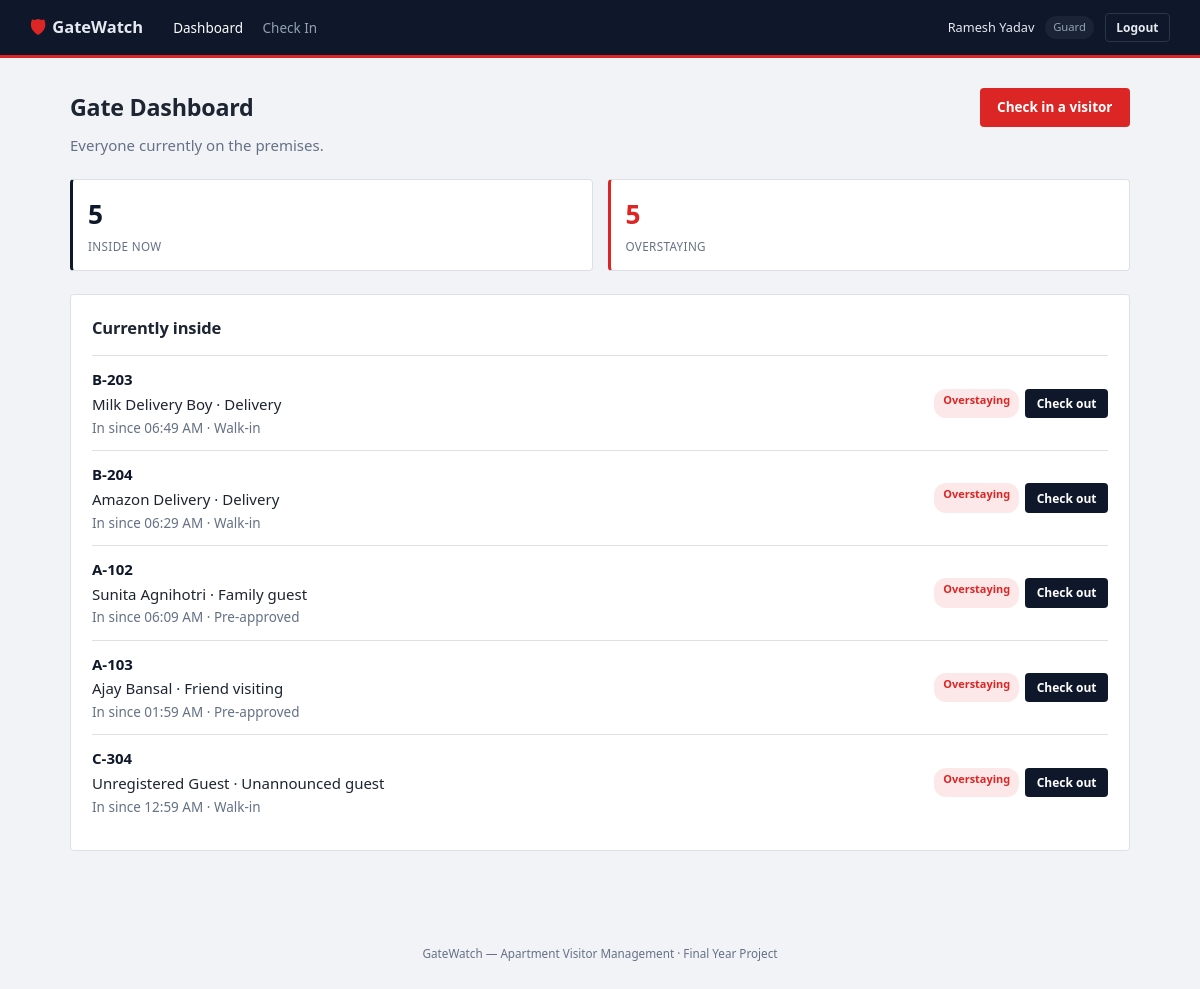
Screenshot of /index.php?route=guard/dashboard (signed in) with the database file from the repository.
### tables this page shows
CREATE TABLE visitor_logs (
    id                INT AUTO_INCREMENT PRIMARY KEY,
    gate_pass_id      INT NULL,
    flat_id           INT NOT NULL,
    visitor_name      VARCHAR(100) NOT NULL,
    visitor_phone     VARCHAR(20) NULL,
    purpose           VARCHAR(255) NULL,
    photo_note        VARCHAR(255) NULL,
    checked_in_at     DATETIME NOT NULL,
    checked_in_by     INT NOT NULL,
    checked_out_at    DATETIME NULL,
    checked_out_by    INT NULL,
    created_at        TIMESTAMP NOT NULL DEFAULT CURRENT_TIMESTAMP,
    FOREIGN KEY (gate_pass_id) REFERENCES gate_passes(id) ON DELETE SET NULL,
    FOREIGN KEY (flat_id) REFERENCES flats(id),
    FOREIGN KEY (checked_in_by) REFERENCES users(id),
    FOREIGN KEY (checked_out_by) REFERENCES users(id),
    KEY idx_visitor_logs_flat (flat_id),
    KEY idx_visitor_logs_checked_out (checked_out_at),
    KEY idx_visitor_logs_checked_in_at (checked_in_at)
);

CREATE TABLE flats (
    id            INT AUTO_INCREMENT PRIMARY KEY,
    block         VARCHAR(10) NOT NULL,
    number        VARCHAR(10) NOT NULL,
    floor         INT NULL,
    created_at    TIMESTAMP NOT NULL DEFAULT CURRENT_TIMESTAMP,
    UNIQUE KEY uniq_block_number (block, number)
);

### app/controllers/GuardController.php (called while the page is built, shortened)
<?php
require_once __DIR__ . '/../models/VisitorLog.php';
class GuardController
{
    public function dashboard(): void
    {
        $insideNow = VisitorLog::currentlyInside();
        $overstaying = array_filter($insideNow, fn($row) => VisitorLog::isOverstaying($row));
        require __DIR__ . '/../views/guard/dashboard.php';
    }
}

### public/index.php (called while the page is built, shortened)
<?php
require_once __DIR__ . '/../core/helpers.php';
require_once __DIR__ . '/../core/Database.php';
require_once __DIR__ . '/../app/models/VisitorLog.php';
require_once __DIR__ . '/../app/controllers/GuardController.php';
$router = new Router();
$router->get('login', fn() => (new AuthController())->showLogin());
$router->post('login', fn() => (new AuthController())->login());
$router->post('logout', fn() => (new AuthController())->logout());
$router->get('admin/dashboard', fn() => (new AdminController())->dashboard());
$router->get('admin/flats', fn() => (new AdminController())->flats());
$router->post('admin/flats/store', fn() => (new AdminController())->flatStore());
$router->post('admin/flats/update', fn() => (new AdminController())->flatUpdate());
$router->post('admin/flats/delete', fn() => (new AdminController())->flatDelete());
$router->get('admin/residents', fn() => (new AdminController())->residents());
$router->post('admin/residents/store', fn() => (new AdminController())->residentStore());
$router->post('admin/residents/status', fn() => (new AdminController())->residentStatus());
$router->get('admin/guards', fn() => (new AdminController())->guards());
$router->post('admin/guards/store', fn() => (new AdminController())->guardStore());
$router->post('admin/guards/status', fn() => (new AdminController())->guardStatus());
$router->get('admin/visitor-log', fn() => (new AdminController())->visitorLog());
$router->get('guard/dashboard', fn() => (new GuardController())->dashboard());
$router->get('guard/checkin', fn() => (new GuardController())->checkInForm());
$router->post('guard/checkin/lookup', fn() => (new GuardController())->lookupCode());
$router->post('guard/checkin/code', fn() => (new GuardController())->checkInByCode());
$router->post('guard/checkin/walkin', fn() => (new GuardController())->checkInWalkIn());
$router->post('guard/checkout', fn() => (new GuardController())->checkOut());
$router->get('resident/dashboard', fn() => (new ResidentController())->dashboard());
$router->get('resident/preapprove', fn() => (new ResidentController())->preapproveForm());
$router->post('resident/preapprove/store', fn() => (new ResidentController())->preapproveStore());
$router->post('resident/preapprove/cancel', fn() => (new ResidentController())->preapproveCancel());
$router->get('resident/history', fn() => (new ResidentController())->history());
$route = $_GET['route'] ?? '';
$router->dispatch($_SERVER['REQUEST_METHOD'], $route);

### core/Router.php (called while the page is built, shortened)
<?php
class Router
{
    private array $routes = ['GET' => [], 'POST' => []];
    public function get(string $route, callable $handler): void
    {
        $this->routes['GET'][$route] = $handler;
    }
    public function post(string $route, callable $handler): void
    {
        $this->routes['POST'][$route] = $handler;
    }
    public function dispatch(string $method, string $route): void
    {
        $handler = $this->routes[$method][$route] ?? null;
        try {
            $handler();
        } catch (Throwable $e) {
            error_log($e->getMessage());
            http_response_code(500);
            require __DIR__ . '/../app/views/errors/500.php';
        }
    }
}

### config/database.php (called while the page is built)
<?php
return [
    'host'     => '127.0.0.1',
    'port'     => 3306,
    'database' => 'apartment_visitor_management',
    'username' => 'root',
    'password' => '',
    'charset'  => 'utf8mb4',
];

### core/Database.php (called while the page is built)
<?php
class Database
{
    private static ?PDO $instance = null;
    public static function connect(): PDO
    {
        if (self::$instance === null) {
            $config = require __DIR__ . '/../config/database.php';
            $dsn = sprintf(
                'mysql:host=%s;port=%d;dbname=%s;charset=%s',
                $config['host'],
                $config['port'],
                $config['database'],
                $config['charset']
            );
            self::$instance = new PDO($dsn, $config['username'], $config['password'], [
                PDO::ATTR_ERRMODE            => PDO::ERRMODE_EXCEPTION,
                PDO::ATTR_DEFAULT_FETCH_MODE => PDO::FETCH_ASSOC,
                PDO::ATTR_EMULATE_PREPARES   => false,
            ]);
        }
        return self::$instance;
    }
}

### app/models/VisitorLog.php (called while the page is built, shortened)
<?php
require_once __DIR__ . '/../../core/Database.php';
class VisitorLog
{
    public static function currentlyInside(): array
    {
        $stmt = Database::connect()->query(
            self::baseSelect() . ' WHERE vl.checked_out_at IS NULL ORDER BY vl.checked_in_at DESC'
        );
        return $stmt->fetchAll();
    }
    public static function overstayThreshold(array $row): int
    {
        if (!empty($row['gate_pass_id']) && !empty($row['expected_end'])) {
            return strtotime($row['expected_end']);
        }
        return strtotime($row['checked_in_at']) + self::WALKIN_MAX_STAY_HOURS * 3600;
    }
    public static function isOverstaying(array $row): bool
    {
        return empty($row['checked_out_at']) && time() > self::overstayThreshold($row);
    }
    private static function baseSelect(): string
    {
        return 'SELECT vl.*, f.block, f.number, gp.expected_end, gp.expected_start,
                        cib.name AS checked_in_by_name, cob.name AS checked_out_by_name
                 FROM visitor_logs vl
                 JOIN flats f ON f.id = vl.flat_id
                 LEFT JOIN gate_passes gp ON gp.id = vl.gate_pass_id
                 JOIN users cib ON cib.id = vl.checked_in_by
                 LEFT JOIN users cob ON cob.id = vl.checked_out_by';
    }
}

### core/helpers.php (called while the page is built, shortened)
<?php
function e(?string $value): string
{
    return htmlspecialchars($value ?? '', ENT_QUOTES, 'UTF-8');
}
function format_time(?string $datetime): string
{
    $ts = strtotime($datetime);
    return $ts === false ? '-' : date('h:i A', $ts);
}

### app/views/guard/dashboard.php (the view, shortened to what this page needs)
<?php $pageTitle = 'Dashboard'; require __DIR__ . '/../partials/header.php'; require __DIR__ . '/../partials/navbar.php'; ?>
<main class="page">
    <div class="card-head">
        <h1>Gate Dashboard</h1>
        <a class="btn btn-accent" href="/index.php?route=guard/checkin">Check in a visitor</a>
    </div>
    <p class="page-sub">Everyone currently on the premises.</p>
    <div class="stat-grid">
        <div class="stat-tile"><span class="stat-value"><?= count($insideNow) ?></span><span class="stat-label">Inside Now</span></div>
        <div class="stat-tile stat-alert"><span class="stat-value"><?= count($overstaying) ?></span><span class="stat-label">Overstaying</span></div>
    </div>
    <div class="card">
        <div class="card-head"><h2>Currently inside</h2></div>
        <?php if (empty($insideNow)): ?>
            <p class="empty-state">No visitors on the premises right now.</p>
        <?php else: ?>
            <?php foreach ($insideNow as $row): $over = VisitorLog::isOverstaying($row); ?>
                <div class="inside-row">
                    <div class="inside-row-main">
                        <span class="inside-row-flat"><?= e($row['block'] . '-' . $row['number']) ?></span>
                        <span><?= e($row['visitor_name']) ?><?php if (!empty($row['purpose'])): ?> &middot; <?= e($row['purpose']) ?><?php endif; ?></span>
                        <span class="muted">In since <?= format_time($row['checked_in_at']) ?> &middot; <?= $row['gate_pass_id'] ? 'Pre-approved' : 'Walk-in' ?></span>
                    </div>
                    <div class="row-actions">
                        <?php if ($over): ?><span class="badge badge-overstay">Overstaying</span><?php endif; ?>
                        <form method="POST" action="/index.php?route=guard/checkout" class="inline-form">
                            <button type="submit" class="btn btn-primary btn-sm">Check out</button>
                        </form>
                    </div>
                </div>
            <?php endforeach; ?>
        <?php endif; ?>
    </div>
</main>
<?php require __DIR__ . '/../partials/footer.php'; ?>

### public/assets/css/style.css (style rules this page uses)
:root { --bg: #f1f3f6; --bg-elevated: #ffffff; --bg-card: #ffffff; --border: #dde1e7; --text: #1c2531; --text-muted: #647186; --accent: #dc2626; --accent-dark: #b91c1c; --accent-contrast: #ffffff; --slate: #0f172a; --slate-elevated: #1a2436; --slate-border: #2a3648; --slate-text: #e6eaf0; --slate-text-muted: #93a0b4; --danger: #dc2626; --danger-bg: #fce8e8; --success: #15803d; --success-bg: #e2f5e8; --warning: #b45309; --warning-bg: #fdf1dc; --info: #475569; --info-bg: #eaedf1; --radius: 4px; --font: 'Segoe UI', system-ui, -apple-system, Roboto, sans-serif; --mono: 'Consolas', 'SFMono-Regular', Menlo, monospace; }
* { box-sizing: border-box; }
html, body { margin: 0; padding: 0; background: var(--bg); color: var(--text); font-family: var(--font); font-size: 15px; line-height: 1.5; }
a { color: var(--accent); text-decoration: none; }
h1, h2, h3 { font-weight: 600; margin: 0 0 0.5em; letter-spacing: -0.01em; }
h1 { font-size: 1.55rem; }
h2 { font-size: 1.1rem; }
.muted { color: var(--text-muted); font-size: 0.9em; }
.btn { display: inline-block; padding: 0.55rem 1.1rem; border-radius: var(--radius); border: 1px solid transparent; font-size: 0.9rem; font-weight: 600; cursor: pointer; font-family: inherit; }
.btn-primary { background: var(--slate); color: #fff; }
.btn-accent { background: var(--accent); color: #fff; }
.btn-sm { padding: 0.35rem 0.7rem; font-size: 0.8rem; }
.inline-form { display: inline-block; margin: 0; }
.page { max-width: 1120px; margin: 0 auto; padding: 2rem; }
.page-sub { color: var(--text-muted); margin-top: -0.5rem; margin-bottom: 1.5rem; }
.card { background: var(--bg-card); border: 1px solid var(--border); border-radius: var(--radius); padding: 1.4rem; margin-bottom: 1.5rem; }
.card-head { display: flex; align-items: center; justify-content: space-between; margin-bottom: 1rem; gap: 1rem; flex-wrap: wrap; }
.card-head h1, .card-head h2 { margin: 0; }
.stat-grid { display: grid; grid-template-columns: repeat(auto-fit, minmax(140px, 1fr)); gap: 1rem; margin-bottom: 1.5rem; }
.stat-tile { background: var(--bg-card); border: 1px solid var(--border); border-left: 3px solid var(--slate); border-radius: var(--radius); padding: 1rem; }
.stat-tile.stat-alert { border-left-color: var(--accent); }
.stat-value { display: block; font-size: 1.75rem; font-weight: 700; color: var(--slate); }
.stat-alert .stat-value { color: var(--accent); }
.stat-label { display: block; color: var(--text-muted); font-size: 0.78rem; margin-top: 0.2rem; text-transform: uppercase; letter-spacing: 0.03em; }
.row-actions { display: flex; gap: 0.4rem; flex-wrap: wrap; }
.badge { display: inline-block; padding: 0.2rem 0.6rem; border-radius: 12px; font-size: 0.73rem; font-weight: 600; text-transform: capitalize; white-space: nowrap; }
.badge-expired, .badge-overstay { background: var(--danger-bg); color: var(--danger); }
.inside-row { display: flex; align-items: center; justify-content: space-between; gap: 1rem; padding: 0.8rem 0; border-top: 1px solid var(--border); flex-wrap: wrap; }
.inside-row-main { display: flex; flex-direction: column; gap: 0.15rem; }
.inside-row-flat { font-weight: 700; color: var(--slate); }

### rows the page displays
visitor_logs: flat.number "B-203", visitor_name "Milk Delivery Boy", purpose "Delivery", checked_in_at "06:49 AM", shows "Walk-in", shows "Overstaying"
visitor_logs: flat.number "B-204", visitor_name "Amazon Delivery", purpose "Delivery", checked_in_at "06:29 AM", shows "Walk-in", shows "Overstaying"
visitor_logs: flat.number "A-102", visitor_name "Sunita Agnihotri", purpose "Family guest", checked_in_at "06:09 AM", shows "Pre-approved", shows "Overstaying"
visitor_logs: flat.number "A-103", visitor_name "Ajay Bansal", purpose "Friend visiting", checked_in_at "01:59 AM", shows "Pre-approved", shows "Overstaying"
visitor_logs: flat.number "C-304", visitor_name "Unregistered Guest", purpose "Unannounced guest", checked_in_at "12:59 AM", shows "Walk-in", shows "Overstaying"

### other values shown
$label "Dashboard"
$label "Check In"
Auth::name() "Ramesh Yadav"
str_replace('_', ' ', $role) "Guard"
count($insideNow) "5"
count($overstaying) "5"
